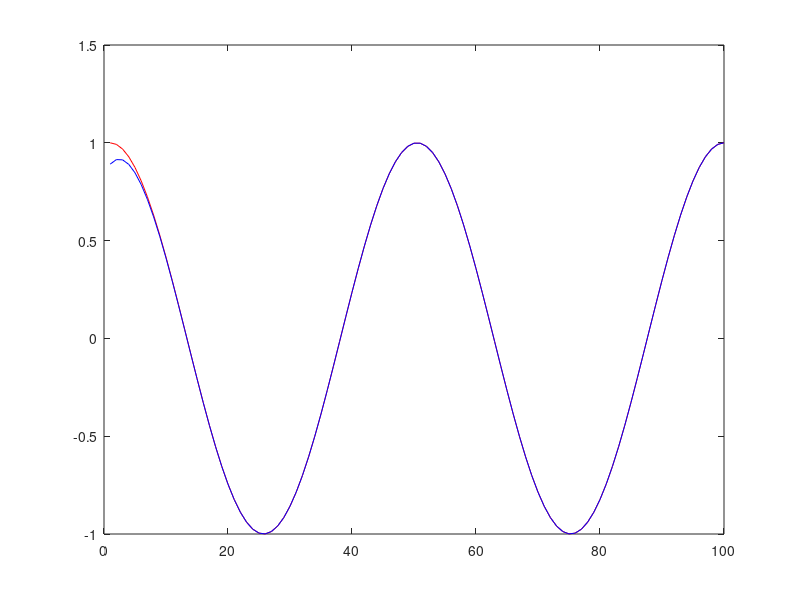

Write the MATLAB code that produced this figure.
clf;
clc;
clear;
c = pi/2;
x = linspace(-2*pi,2*pi,100);
y = cos(x);
n = 20;
deriv = [-1 0 1 0];
for i = 1:n-1
  t(i+1,:)= deriv(1)*(x-c).^(i)/factorial(i);
  deriv = circshift(deriv,-1);
end
stp = sum(t);
plot(y,'r');
hold on;
plot(stp,'b');
